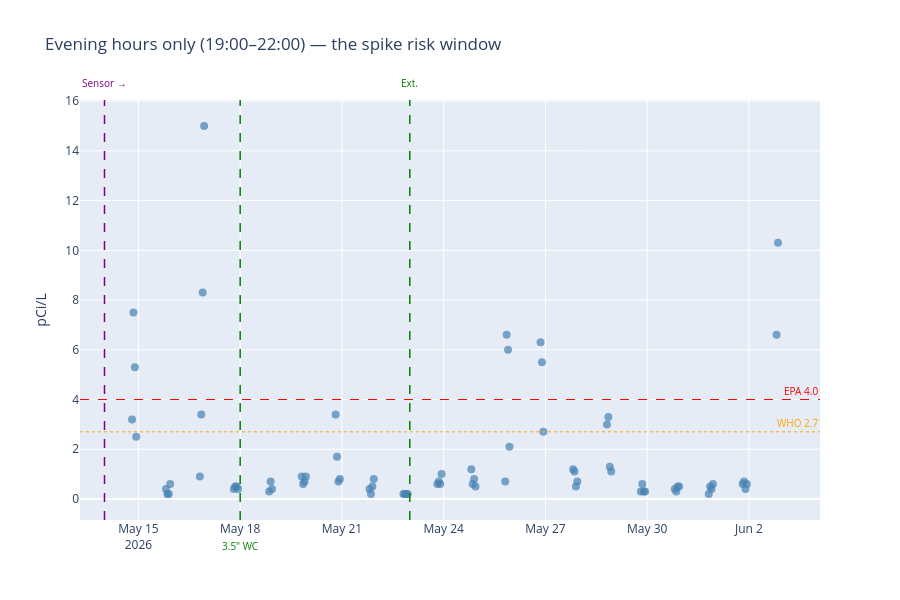

The notebook cell saved with this chart:
### Markdown cell above
## Evening-only timeline (19:00–22:00)

The hour-of-day boxplot above shows readings peak in the evening. This filters the dataset down to just those hours so the temporal pattern is visible across phases: how does the evening profile in P1 (early mitigation), P2 (after the May 18 sealing + 3.5" WC change), and P3 (after the May 23 external adjustments) compare? Each dot is one evening hourly reading.

### Code cell
evening = df_post[df_post.index.hour.isin([19, 20, 21, 22])].copy()

fig = px.scatter(evening, y='radon',
                 title='Evening hours only (19:00–22:00) — the spike risk window',
                 labels={'radon': 'pCi/L', 'ts': ''})
fig.update_traces(marker=dict(size=8, color='steelblue', opacity=0.7))
annotate(fig, events=EVENTS_POST)
fig.show()

### Figure 1 — Plotly figure (JSON) as saved in the notebook; plotly's stock layout.template omitted (floating-point values rounded to 4 significant figures)
{"data": [{"hovertemplate": "=%{x}<br>pCi/L=%{y}<extra></extra>", "legendgroup": "", "marker": {"color": "steelblue", "opacity": 0.7, "size": 8, "symbol": "circle"}, "mode": "markers", "name": "", "orientation": "v", "showlegend": false, "type": "scatter", "x": ["2026-05-14T19:29:00.000000", "2026-05-14T20:29:00.000000", "2026-05-14T21:29:00.000000", "2026-05-14T22:29:00.000000", "2026-05-15T19:29:00.000000", "2026-05-15T20:29:00.000000", "2026-05-15T21:29:00.000000", "2026-05-15T22:29:00.000000", "2026-05-16T19:29:00.000000", "2026-05-16T20:29:00.000000", "2026-05-16T21:29:00.000000", "2026-05-16T22:29:00.000000", "2026-05-17T19:29:00.000000", "2026-05-17T20:29:00.000000", "2026-05-17T21:29:00.000000", "2026-05-17T22:29:00.000000", "2026-05-18T20:31:00.000000", "2026-05-18T21:31:00.000000", "2026-05-18T22:31:00.000000", "2026-05-19T19:31:00.000000", "2026-05-19T20:31:00.000000", "2026-05-19T21:31:00.000000", "2026-05-19T22:31:00.000000", "2026-05-20T19:31:00.000000", "2026-05-20T20:31:00.000000", "2026-05-20T21:31:00.000000", "2026-05-20T22:31:00.000000", "2026-05-21T19:31:00.000000", "2026-05-21T20:31:00.000000", "2026-05-21T21:31:00.000000", "2026-05-21T22:31:00.000000", "2026-05-22T19:31:00.000000", "2026-05-22T20:31:00.000000", "2026-05-22T21:31:00.000000", "2026-05-22T22:31:00.000000", "2026-05-23T19:31:00.000000", "2026-05-23T20:31:00.000000", "2026-05-23T21:31:00.000000", "2026-05-23T22:31:00.000000", "2026-05-24T19:31:00.000000", "2026-05-24T20:31:00.000000", "2026-05-24T21:31:00.000000", "2026-05-24T22:31:00.000000", "2026-05-25T19:31:00.000000", "2026-05-25T20:31:00.000000", "2026-05-25T21:31:00.000000", "2026-05-25T22:31:00.000000", "2026-05-26T20:31:00.000000", "2026-05-26T21:31:00.000000", "2026-05-26T22:31:00.000000", "2026-05-27T19:31:00.000000", "2026-05-27T20:31:00.000000", "2026-05-27T21:31:00.000000", "2026-05-27T22:31:00.000000", "2026-05-28T19:31:00.000000", "2026-05-28T20:31:00.000000", "2026-05-28T21:31:00.000000", "2026-05-28T22:31:00.000000", "2026-05-29T19:31:00.000000", "2026-05-29T20:31:00.000000", "2026-05-29T21:31:00.000000", "2026-05-29T22:31:00.000000", "2026-05-30T19:31:00.000000", "2026-05-30T20:31:00.000000", "2026-05-30T21:31:00.000000", "2026-05-30T22:31:00.000000", "2026-05-31T19:31:00.000000", "2026-05-31T20:31:00.000000", "2026-05-31T21:31:00.000000", "2026-05-31T22:31:00.000000", "2026-06-01T19:31:00.000000", "2026-06-01T20:31:00.000000", "2026-06-01T21:31:00.000000", "2026-06-01T22:31:00.000000", "2026-06-02T19:31:00.000000", "2026-06-02T20:31:00.000000"], "xaxis": "x", "y": [3.2, 7.5, 5.3, 2.5, 0.4, 0.2, 0.2, 0.6, 0.9, 3.4, 8.3, 15.0, 0.4, 0.5, 0.5, 0.4, 0.3, 0.7, 0.4, 0.9, 0.6, 0.7, 0.9, 3.4, 1.7, 0.7, 0.8, 0.4, 0.2, 0.5, 0.8, 0.2, 0.2, 0.2, 0.2, 0.6, 0.7, 0.6, 1.0, 1.2, 0.6, 0.8, 0.5, 0.7, 6.6, 6.0, 2.1, 6.3, 5.5, 2.7, 1.2, 1.1, 0.5, 0.7, 3.0, 3.3, 1.3, 1.1, 0.3, 0.6, 0.3, 0.3, 0.4, 0.3, 0.5, 0.5, 0.2, 0.5, 0.4, 0.6, 0.6, 0.7, 0.4, 0.6, 6.6, 10.3], "yaxis": "y"}], "layout": {"annotations": [{"font": {"color": "red", "size": 10}, "showarrow": false, "text": "EPA 4.0", "x": 1, "xanchor": "right", "xref": "x domain", "y": 4.0, "yanchor": "bottom", "yref": "y"}, {"font": {"color": "orange", "size": 10}, "showarrow": false, "text": "WHO 2.7", "x": 1, "xanchor": "right", "xref": "x domain", "y": 2.7, "yanchor": "bottom", "yref": "y"}, {"font": {"color": "purple", "size": 10}, "showarrow": false, "text": "Sensor →", "x": "2026-05-14T00:00:00", "xanchor": "center", "xref": "x", "y": 1.02, "yanchor": "bottom", "yref": "y domain"}, {"font": {"color": "green", "size": 10}, "showarrow": false, "text": "3.5\" WC", "x": "2026-05-18T00:00:00", "xanchor": "center", "xref": "x", "y": -0.04, "yanchor": "top", "yref": "y domain"}, {"font": {"color": "green", "size": 10}, "showarrow": false, "text": "Ext.", "x": "2026-05-23T00:00:00", "xanchor": "center", "xref": "x", "y": 1.02, "yanchor": "bottom", "yref": "y domain"}], "height": 600, "legend": {"tracegroupgap": 0}, "shapes": [{"line": {"color": "red", "dash": "dash", "width": 1}, "type": "line", "x0": 0, "x1": 1, "xref": "x domain", "y0": 4.0, "y1": 4.0, "yref": "y"}, {"line": {"color": "orange", "dash": "dot", "width": 1}, "type": "line", "x0": 0, "x1": 1, "xref": "x domain", "y0": 2.7, "y1": 2.7, "yref": "y"}, {"line": {"color": "purple", "dash": "dash", "width": 1.5}, "type": "line", "x0": "2026-05-14T00:00:00", "x1": "2026-05-14T00:00:00", "xref": "x", "y0": 0, "y1": 1, "yref": "y domain"}, {"line": {"color": "green", "dash": "dash", "width": 1.5}, "type": "line", "x0": "2026-05-18T00:00:00", "x1": "2026-05-18T00:00:00", "xref": "x", "y0": 0, "y1": 1, "yref": "y domain"}, {"line": {"color": "green", "dash": "dash", "width": 1.5}, "type": "line", "x0": "2026-05-23T00:00:00", "x1": "2026-05-23T00:00:00", "xref": "x", "y0": 0, "y1": 1, "yref": "y domain"}], "title": {"text": "Evening hours only (19:00–22:00) — the spike risk window"}, "xaxis": {"anchor": "y", "domain": [0.0, 1.0], "title": {"text": ""}}, "yaxis": {"anchor": "x", "domain": [0.0, 1.0], "title": {"text": "pCi/L"}}}}
